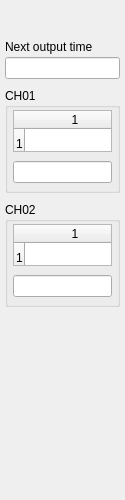
<?xml version="1.0" encoding="UTF-8"?>
<ui version="4.0">
 <class>Form</class>
 <widget class="QWidget" name="Form">
  <property name="geometry"><rect><x>0</x><y>0</y><width>125</width><height>500</height></rect></property>
  <property name="windowTitle"><string>EL2262</string></property>
  <widget class="caInclude" name="slaveFrame">
   <property name="geometry"><rect><x>0</x><y>0</y><width>128</width><height>500</height></rect></property>
   <property name="macro"><string>IOC=$(IOC),MasterID=$(MasterID),SlaveID=$(SlaveID),HWType=$(HWType)</string></property>
   <property name="filename" stdset="0"><string notr="true">ecmcE_slave_frame.ui</string></property>
  </widget>
  <widget class="caLabel" name="nextLabel">
   <property name="geometry"><rect><x>5</x><y>38</y><width>115</width><height>18</height></rect></property>
   <property name="text"><string>Next output time</string></property>
  </widget>
  <widget class="caLineEdit" name="nextTime">
   <property name="geometry"><rect><x>5</x><y>57</y><width>115</width><height>22</height></rect></property>
   <property name="channel" stdset="0"><string notr="true">$(IOC):m$(MasterID)s$(SlaveID)-Dev-NxtTime</string></property>
  </widget>
  <widget class="QGroupBox" name="channel1">
   <property name="geometry"><rect><x>5</x><y>88</y><width>115</width><height>105</height></rect></property>
   <property name="title"><string>CH01</string></property>
   <widget class="caWaveTable" name="array1">
    <property name="geometry"><rect><x>8</x><y>22</y><width>99</width><height>42</height></rect></property>
    <property name="channel" stdset="0"><string notr="true">$(IOC):m$(MasterID)s$(SlaveID)-BO01-Arr</string></property>
    <row/>
    <column/>
    <item row="0" column="0"/>
   </widget>
   <widget class="caLineEdit" name="counter1">
    <property name="geometry"><rect><x>8</x><y>73</y><width>99</width><height>22</height></rect></property>
    <property name="channel" stdset="0"><string notr="true">$(IOC):m$(MasterID)s$(SlaveID)-BO01-CycCnt</string></property>
   </widget>
  </widget>
  <widget class="QGroupBox" name="channel2">
   <property name="geometry"><rect><x>5</x><y>202</y><width>115</width><height>105</height></rect></property>
   <property name="title"><string>CH02</string></property>
   <widget class="caWaveTable" name="array2">
    <property name="geometry"><rect><x>8</x><y>22</y><width>99</width><height>42</height></rect></property>
    <property name="channel" stdset="0"><string notr="true">$(IOC):m$(MasterID)s$(SlaveID)-BO02-Arr</string></property>
    <row/>
    <column/>
    <item row="0" column="0"/>
   </widget>
   <widget class="caLineEdit" name="counter2">
    <property name="geometry"><rect><x>8</x><y>73</y><width>99</width><height>22</height></rect></property>
    <property name="channel" stdset="0"><string notr="true">$(IOC):m$(MasterID)s$(SlaveID)-BO02-CycCnt</string></property>
   </widget>
  </widget>
 </widget>
 <customwidgets>
  <customwidget><class>caInclude</class><extends>QWidget</extends><header>caInclude.h</header><container>1</container></customwidget>
  <customwidget><class>caLabel</class><extends>QLabel</extends><header>caLabel.h</header></customwidget>
  <customwidget><class>caLineEdit</class><extends>QLineEdit</extends><header>caLineEdit.h</header></customwidget>
  <customwidget><class>caWaveTable</class><extends>QTableWidget</extends><header>caWaveTable.h</header></customwidget>
 </customwidgets>
 <resources/>
 <connections/>
</ui>
